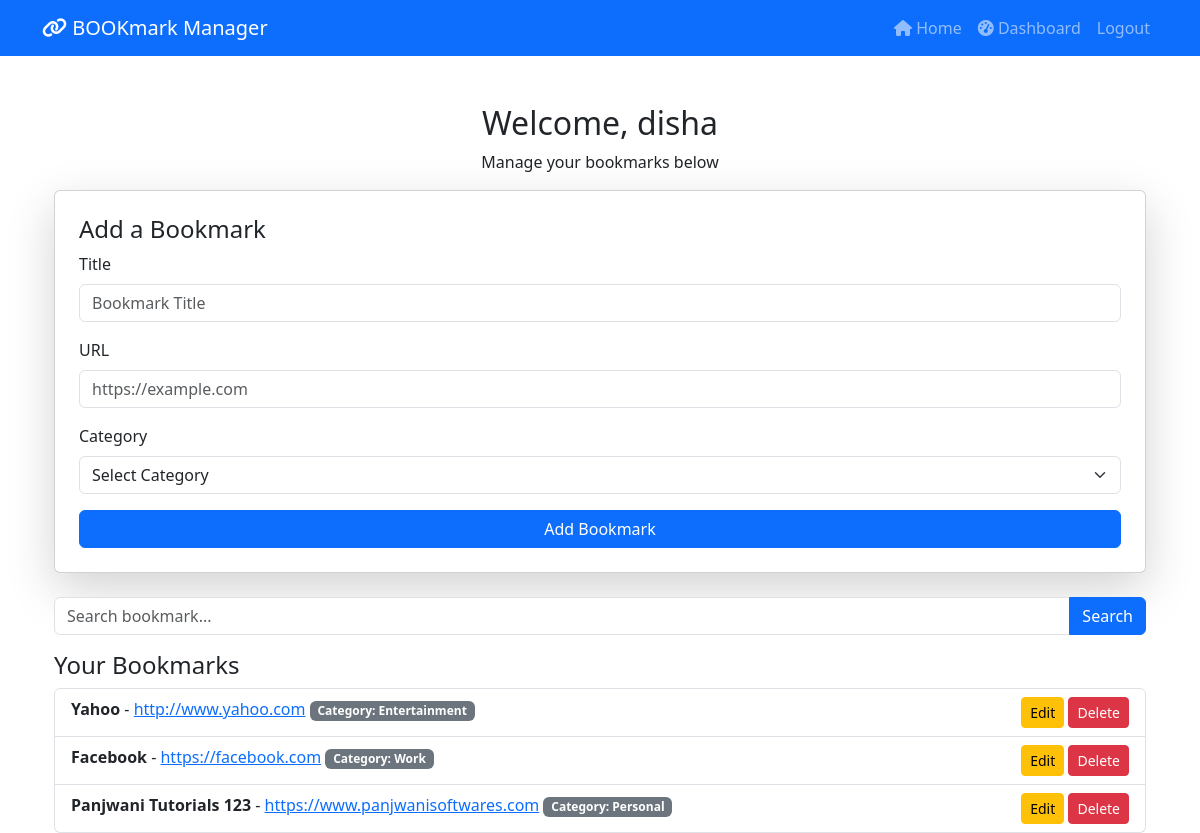
/dashboard/ (signed in), run on the app's committed database.
### bookmark/models.py (models this page shows, shortened)
class Bookmark(models.Model):
    user = models.ForeignKey(User, on_delete=models.CASCADE)
    title = models.CharField(max_length=200)
    url = models.URLField()
    category = models.CharField(max_length=50, choices=CATEGORY_CHOICES, default='work')
    created_at = models.DateTimeField(auto_now_add=True)

### bookmark/views.py (the view, shortened to what this page needs)
# urls.py: path('dashboard/', views.dashboard, name='dashboard'),
@login_required(login_url='login')
def dashboard(request):
    query = request.GET.get('search', '')
    if query:
        bookmarks = Bookmark.objects.filter(user=request.user, title__icontains=query)
    else:
        bookmarks = Bookmark.objects.filter(user=request.user)
    return render(request, 'dashboard.html', {'bookmarks': bookmarks})

### bookmark/templates/dashboard.html (shortened to what this page needs)
{% extends 'base.html' %}
{% block content %}
<div class="container mt-5">
    <h2 class="text-center">Welcome, {{ user.username }}</h2>
    <p class="text-center">Manage your bookmarks below</p>
    <div class="card shadow-lg p-4 mb-4">
        <h4>Add a Bookmark</h4>
        <form method="post">
            <div class="mb-3">
                <label class="form-label">Title</label>
                <input type="text" name="title" class="form-control" placeholder="Bookmark Title" required>
            </div>
            <div class="mb-3">
                <label class="form-label">URL</label>
                <input type="url" name="url" class="form-control" placeholder="https://example.com" required>
            </div>
            <div class="mb-3">
                <label class="form-label">Category</label>
                <select name="category" class="form-select" required>
                    <option value="">Select Category</option>
                </select>
            </div>
            <button type="submit" class="btn btn-primary w-100">Add Bookmark</button>
        </form>
    </div>
    <form method="get" class="my-3">
        <div class="input-group">
        <input type="text" name="search" class="form-control" placeholder="Search bookmark..." value="{{request.GET.search}}">
        <button type="submit" class="btn btn-primary">Search</button>
        </div>
    </form>
    <h4 class="mt-3">Your Bookmarks</h4>
    {% if bookmarks %}
    <div class="list-group">
        {% for bookmark in bookmarks %}
        <div class="list-group-item d-flex justify-content-between align-items-start">
            <div>
                <strong> {{ bookmark.title }}</strong> -
                <a href="{{ bookmark.url }}" target="_blank">{{ bookmark.url }}</a>
                <span class="badge bg-secondary">Category: {{ bookmark.get_category_display }}</span>
            </div>
            <div class="ms-3">
                <a href="{% url 'edit_bookmark' bookmark.id %}" class="btn btn-warning btn-sm">Edit</a>
                <a href="{% url 'delete_bookmark' bookmark.id %}" class="btn btn-danger btn-sm">Delete</a>
            </div>
        </div>
        {% endfor %}
    </div>
    {% else %}
    <p class="text-center text-muted">No bookmarks yet. Add some!</p>
    {% endif %}
</div>
{% endblock %}

### bookmark/templates/base.html (shortened to what this page needs)
<!DOCTYPE html>
<html lang="en">
<head>
    <link href="https://cdn.jsdelivr.net/npm/bootstrap@5.3.5/dist/css/bootstrap.min.css" rel="stylesheet">
    <link rel="stylesheet" href="https://cdnjs.cloudflare.com/ajax/libs/font-awesome/6.7.2/css/all.min.css">
</head>
<body>
    <nav class="navbar navbar-expand-lg navbar-dark bg-primary">
        <div class="container">
            <a class="navbar-brand" href="#">
                <i class="fas fa-link"></i> BOOKmark Manager
            </a>
            <div class="collapse navbar-collapse" id="navbarNav">
                <ul class="navbar-nav ms-auto">
                    <li class="nav-item">
                        <a class="nav-link" href="{% url 'home' %}">
                            <i class="fas fa-home"></i> Home
                        </a>
                    </li>
                    {% if user.is_authenticated %}
                    <li class="nav-item">
                        <a class="nav-link" href="{% url 'dashboard' %}">
                            <i class="fas fa-tachometer-alt"></i> Dashboard
                        </a>
                    </li>
                    <li class="nav-item">
                        <a class="nav-link" href="{% url 'logout' %}">Logout</a>
                    </li>
                    {% endif %}
                </ul>
            </div>
        </div>
    </nav>
    <div class="container mt-5">
        {% block content %}{% endblock %}
    </div>
</body>
</html>

### data on the page
Bookmark: title "Yahoo", url "http://www.yahoo.com", category "Entertainment"
Bookmark: title "Facebook", url "https://facebook.com", category "Work"
Bookmark: title "Panjwani Tutorials 123", url "https://www.panjwanisoftwares.com", category "Personal"

### other printed values
{{ user.username }} "disha"
